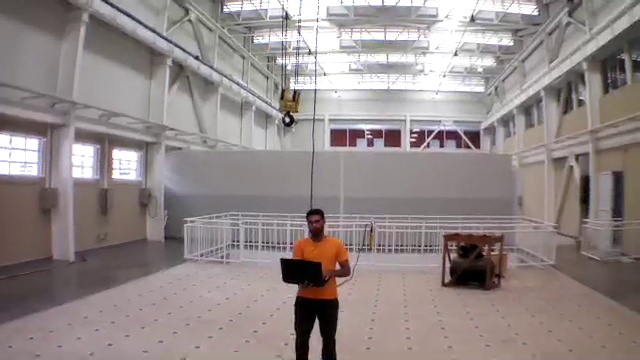
%> input picture AuRoRA_LIVE/ArDrone 2.0/pictures/pic102.jpg, 640 x 360 px
$ octave --eval "plot_lines('../../AuRoRA_LIVE/ArDrone 2.0/pictures/pic102.jpg');"   (GNU Octave 9; MATLAB toolbox functions it lacks are replaced by stand-ins)
%> lines starting %> are read from the running program, lines starting %| are printed output that depends on the picture; in (x1, y1, x2, y2) boxes, pixels count from 0 and x2, y2 are one past the last pixel; in counts of white or black regions, pixels touching at a corner belong together; the program's own positions count from 1
function plot_lines(path)
%UNTITLED2 Summary of this function goes here
%   Detailed explanation goes here
img1 = imread(path);
%> img1 is the input picture: size 360x640x3 uint8; mean R, G, B 146.3, 136.3, 135.7

med = uint8(mean(img1,3));
img = img1-med;
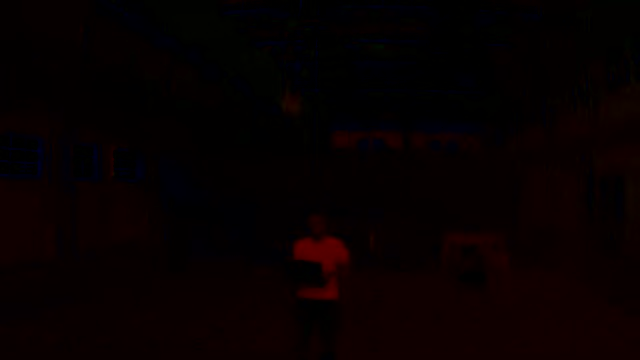
%> img: size 360x640x3 uint8; mean R, G, B 7.1, 0.2, 0.7

I = impyramid(img, 'reduce');
I = impyramid(I, 'reduce');
%> I: size 90x160x3 uint8
I = impyramid(I, 'reduce');
%> I: size 45x80x3 uint8

img = impyramid(img, 'reduce');
img = impyramid(img, 'reduce');
img = impyramid(img, 'reduce');

img1 = impyramid(img1, 'reduce');
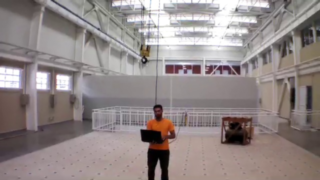
%> img1: size 180x320x3 uint8; mean R, G, B 146.4, 136.4, 135.7
img1 = impyramid(img1, 'reduce');
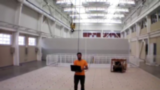
%> img1: size 90x160x3 uint8; mean R, G, B 146.5, 136.5, 135.9
img1 = impyramid(img1, 'reduce');
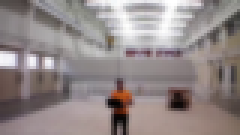
%> img1: size 45x80x3 uint8 (shown 3 times larger); mean R, G, B 146.6, 136.8, 136.2

BW1 = imbinarize(img,'global');
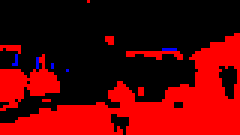
%> BW1: size 45x80x3 logical (shown 3 times larger); mean R, G, B 0.373, 0, 0.00472
BW = edge(BW1(:,:,2),'canny'); %canny, sobel, log
%> BW: size 45x80 logical; every value is 0

[H,T,R] = hough(BW);
%> H: size 183x180 double; every value is 0
%> T = 180 values from -90 to 89; R = 183 values from -91 to 91
P  = houghpeaks(H,5,'threshold',ceil(0.3*max(H(:))));
%> P = [1 1; 1 1; 1 1; 1 1; 1 1]
x = T(P(:,2)); y = R(P(:,1));
%> after `x = T(P(:,2))`: x = [-90 -90 -90 -90 -90]
%> after `y = R(P(:,1))`: y = [-91 -91 -91 -91 -91]


lines = houghlines(BW,T,R,P,'FillGap',5,'MinLength',7);
%> lines = empty struct
figure(1)
imshow(img1)
hold on
max_len = 0;
for k = 1:length(lines)
   xy = [lines(k).point1; lines(k).point2];

   plot(xy(:,1),xy(:,2),'LineWidth',2,'Color','green');

   % Plot beginnings and ends of lines
   plot(xy(1,1),xy(1,2),'x','LineWidth',2,'Color','yellow');
   plot(xy(2,1),xy(2,2),'x','LineWidth',2,'Color','red');

   % Determine the endpoints of the longest line segment
   len = norm(lines(k).point1 - lines(k).point2);
   if ( len > max_len)
      max_len = len;
      xy_long = xy;
   end
end
%> this loop made 0 passes
%> after the loop, max_len = 0
%> (the run ends here)

$ run again, on AuRoRA_LIVE/ArDrone 2.0/pictures/pic106.jpg
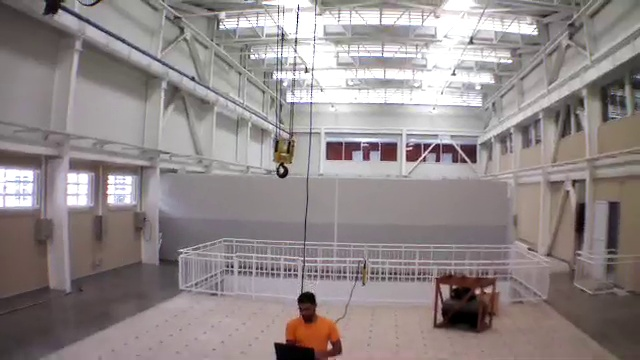
%> input picture AuRoRA_LIVE/ArDrone 2.0/pictures/pic106.jpg, 640 x 360 px
%> in plot_lines, img1 is the input picture: size 360x640x3 uint8; mean R, G, B 145.3, 136.4, 136.7
%> in plot_lines, `img = img1-med;`:
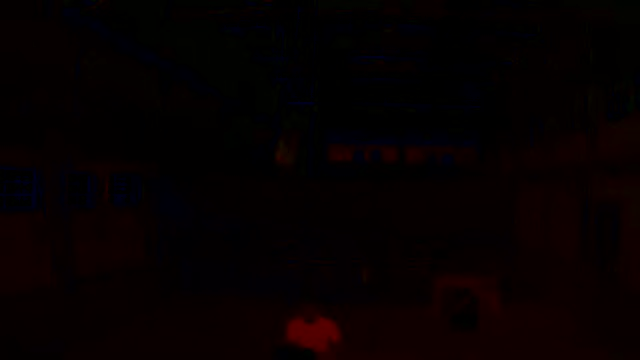
%> img: size 360x640x3 uint8; mean R, G, B 6, 0.2, 0.8
%> in plot_lines, `BW1 = imbinarize(img,'global');`:
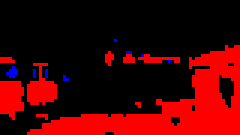
%> BW1: size 45x80x3 logical (shown 3 times larger); mean R, G, B 0.277, 0, 0.00667
%> BW: size 45x80 logical; every value is 0
%> H: size 183x180 double; every value is 0
%> T = 180 values from -90 to 89; R = 183 values from -91 to 91
%> P = [1 1; 1 1; 1 1; 1 1; 1 1]
%> x = [-90 -90 -90 -90 -90]
%> y = [-91 -91 -91 -91 -91]
%> lines = empty struct
%> after the loop in plot_lines, `for k = 1:length(lines)`: max_len = 0

$ run again, on AuRoRA_LIVE/ArDrone 2.0/pictures/pic117.jpg
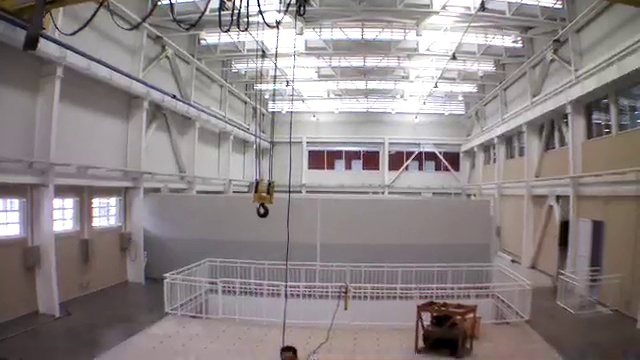
%> input picture AuRoRA_LIVE/ArDrone 2.0/pictures/pic117.jpg, 640 x 360 px
%> in plot_lines, img1 is the input picture: size 360x640x3 uint8; mean R, G, B 140, 131.9, 132.9
%> in plot_lines, `img = img1-med;`:
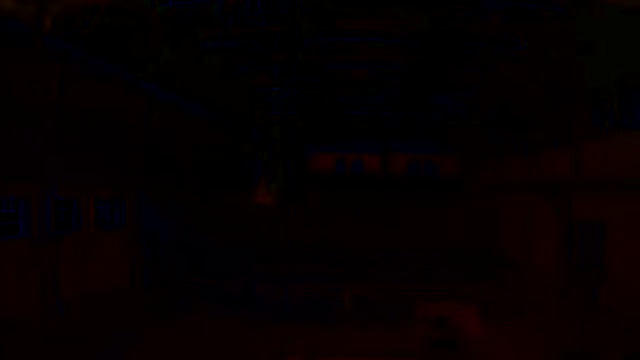
%> img: size 360x640x3 uint8; mean R, G, B 5.3, 0.2, 1
%> BW: size 45x80 logical; 0.06% white in thin lines or dots, all inside (x1, y1, x2, y2) = (1, 1, 79, 2)
%> in plot_lines, `[H,T,R] = hough(BW);`:
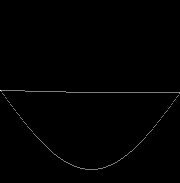
%> H: size 183x180 double; min 0, max 2, mean 0.0109; drawn with min black and max white
%> T = 180 values from -90 to 89; R = 183 values from -91 to 91
%> P = [91 1; 94 3; 91 4; 98 6; 91 7]
%> x = [-90 -88 -87 -85 -84]
%> y = [-1 2 -1 6 -1]
%> lines = empty struct
%> after the loop in plot_lines, `for k = 1:length(lines)`: max_len = 0
